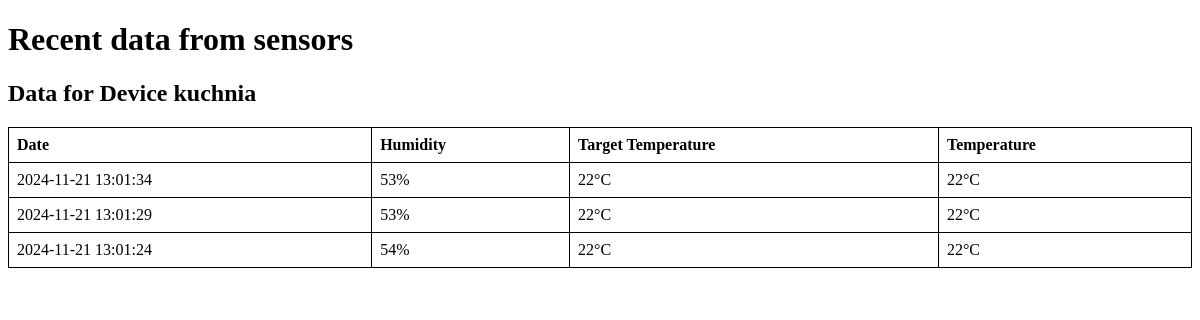
The app's page /recent, older data.
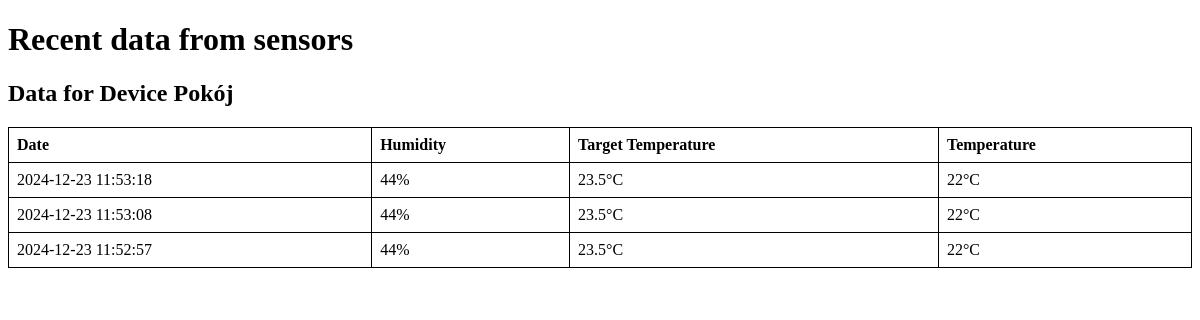
The same page, newer data.
### tables this page shows
CREATE TABLE sensors(id integer primary key autoincrement,
ip varchar(15), room varchar(30), isOn boolean);

CREATE TABLE measurement(m_id integer primary key autoincrement, s_id int not null, temp int, target_temp int, humidity int, date text, foreign key (s_id) references sensors(id));

### panel.py (the view)
@app.route("/recent")
def recent():
    return render_template("recent.html",data=db.getRecentTemps())

### dbManager.py (called while the page is built)
    def getSensors(self):
        self.cursor.execute("SELECT * FROM sensors")
        return self.cursor.fetchall()

### templates/recent.html (shortened to what this page needs)
<!DOCTYPE html>
<html lang="en">
<head>
</head>
<body>
    <h1>Recent data from sensors</h1>
    {% for ip, entries in data.items() %}
        <h2>Data for Device {{ ip }}</h2>
        <table>
            <thead>
                <tr>
                    <th>Date</th>
                    <th>Humidity</th>
                    <th>Target Temperature</th>
                    <th>Temperature</th>
                </tr>
            </thead>
            <tbody>
                {% for entry in entries %}
                    <tr>
                        <td>{{ entry.date }}</td>
                        <td>{{ entry.humidity }}%</td>
                        <td>{{ entry.target_temp }}°C</td>
                        <td>{{ entry.temp }}°C</td>
                    </tr>
                {% endfor %}
            </tbody>
        </table>
        <br>
    {% endfor %}
</body>
</html>

### templates/recent.html (style rules this page uses)
table { width: 100%; border-collapse: collapse; }
table, th, td { border: 1px solid black; }
th, td { padding: 8px; text-align: left; }

Row changes from the older to the newer data that the page shows:
removed sensors: room "kuchnia"
removed measurement: date "2024-11-21 13:01:34", humidity "53", target_temp "22", temp "22", shown under "kuchnia"
removed measurement: date "2024-11-21 13:01:29", humidity "53", target_temp "22", temp "22", shown under "kuchnia"
removed measurement: date "2024-11-21 13:01:24", humidity "54", target_temp "22", temp "22", shown under "kuchnia"
added sensors: room "Pokój"
added measurement: date "2024-12-23 11:53:18", humidity "44", target_temp "23.5", temp "22", shown under "Pokój"
added measurement: date "2024-12-23 11:53:08", humidity "44", target_temp "23.5", temp "22", shown under "Pokój"
added measurement: date "2024-12-23 11:52:57", humidity "44", target_temp "23.5", temp "22", shown under "Pokój"
